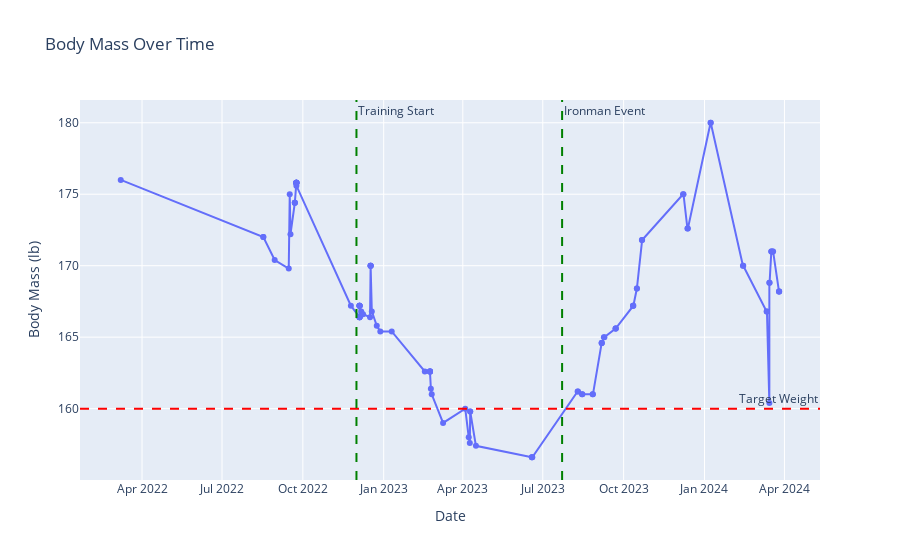
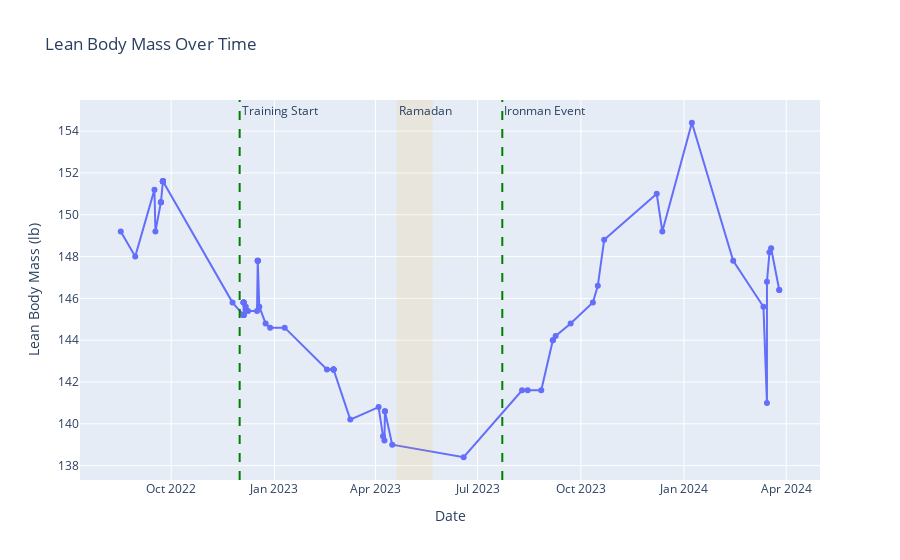
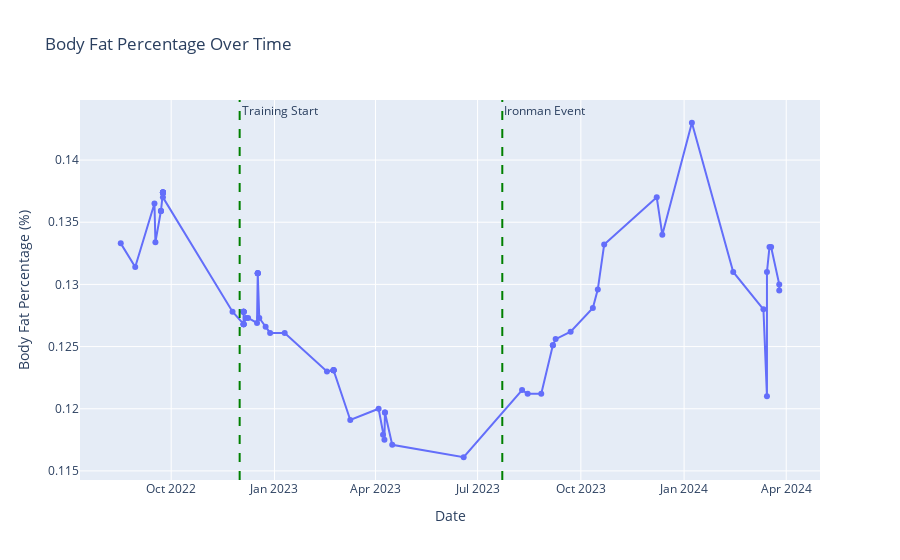
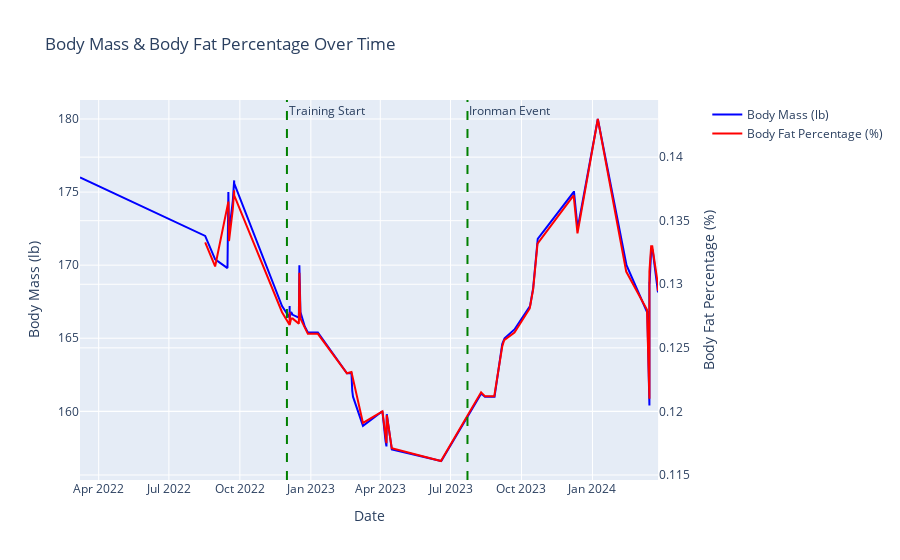

Write notebook code for charts like these, in order.
### Markdown cell above
Below is a graph over 1.5 years of my bodyfat percentage, as recorded by the Renpho scale and adjacent mobile app - what we're seeing in the first half is a solid effort to get into the best shape I possibly could for the race - what we see in the second half of the graph is a solid effort to undo all of that work. 

For context we can look at my actual bodyweight as later on we'll start talking about power efforts on the bike which involve some simple maths using weight in kg.

Now looking at the lean body mass I can assuredly say I did lose muscle during this effort but that was to be expected - While I did try and maintain strength training sessions throughout the week I found it difficult to keep the weight the same as body weight dropped - brightside was that pull ups go easier over time.

### Code cell
import os
import pandas as pd
import plotly.express as px
import plotly.graph_objects as go
from plotly.subplots import make_subplots

# Load data paths
base_path = '/Users/ngirmay/Documents/GitHub/ironman_retrospective/apple_health/health_data_exported/'
body_mass_file = os.path.join(base_path, 'HKQuantityTypeIdentifierBodyMass_2024-04-99_18-30-56_SimpleHealthExportCSV.csv')
lean_body_mass_file = os.path.join(base_path, 'HKQuantityTypeIdentifierLeanBodyMass_2024-04-99_18-30-56_SimpleHealthExportCSV.csv')
body_fat_file = os.path.join(base_path, 'HKQuantityTypeIdentifierBodyFatPercentage_2024-04-99_18-30-56_SimpleHealthExportCSV.csv')

# Load Body Mass Data
df_body_mass = pd.read_csv(body_mass_file, sep=',', skiprows=1)
df_body_mass['date'] = pd.to_datetime(df_body_mass['startDate'])
df_body_mass_clean = df_body_mass[['date', 'value']].copy()
df_body_mass_clean.rename(columns={'value': 'Body Mass (lb)'}, inplace=True)

# Load Lean Body Mass Data
df_lean_body_mass = pd.read_csv(lean_body_mass_file, sep=',', skiprows=1)
df_lean_body_mass['date'] = pd.to_datetime(df_lean_body_mass['startDate'])
df_lean_body_mass_clean = df_lean_body_mass[['date', 'value']].copy()
df_lean_body_mass_clean.rename(columns={'value': 'Lean Body Mass (lb)'}, inplace=True)

# Load Body Fat Percentage Data
df_body_fat = pd.read_csv(body_fat_file, sep=',', skiprows=1)
df_body_fat['date'] = pd.to_datetime(df_body_fat['startDate'])
df_body_fat_clean = df_body_fat[['date', 'value']].copy()
df_body_fat_clean.rename(columns={'value': 'Body Fat Percentage (%)'}, inplace=True)

# Define important dates
training_start_date = pd.to_datetime("2022-12-01")
ironman_event_date = pd.to_datetime("2023-07-23")

# Function to add vertical lines for important events
def add_event_lines(fig):
    fig.add_vline(x=training_start_date.timestamp() * 1000, line_dash="dash", line_color="green", annotation_text="Training Start")
    fig.add_vline(x=ironman_event_date.timestamp() * 1000, line_dash="dash", line_color="green", annotation_text="Ironman Event")

### 1. Body Mass Over Time ###
fig_body_mass = px.line(df_body_mass_clean, x='date', y='Body Mass (lb)', title='Body Mass Over Time')
fig_body_mass.add_traces(px.scatter(df_body_mass_clean, x='date', y='Body Mass (lb)').data)
fig_body_mass.add_hline(y=160, line_dash="dash", line_color="red", annotation_text="Target Weight")
add_event_lines(fig_body_mass)
fig_body_mass.update_xaxes(title_text="Date")

### 2. Lean Body Mass Over Time ###
fig_lean_body_mass = px.line(df_lean_body_mass_clean, x='date', y='Lean Body Mass (lb)', title='Lean Body Mass Over Time')
fig_lean_body_mass.add_traces(px.scatter(df_lean_body_mass_clean, x='date', y='Lean Body Mass (lb)').data)
add_event_lines(fig_lean_body_mass)
fig_lean_body_mass.update_xaxes(title_text="Date")

# Add vertical rectangle on Lean Body Mass graph for Ramadan 
fig_lean_body_mass.add_vrect(
    x0=pd.to_datetime("2023-05-22").timestamp() * 1000,
    x1=pd.to_datetime("2023-04-20").timestamp() * 1000,
    fillcolor="orange", opacity=0.1, line_width=0,
    annotation_text="Ramadan", annotation_position="top left"
)

### 3. Body Fat Percentage Over Time ###
fig_body_fat = px.line(df_body_fat_clean, x='date', y='Body Fat Percentage (%)', title='Body Fat Percentage Over Time')
fig_body_fat.add_traces(px.scatter(df_body_fat_clean, x='date', y='Body Fat Percentage (%)').data)
add_event_lines(fig_body_fat)
fig_body_fat.update_xaxes(title_text="Date")

### 4. Comparison of Body Mass and Body Fat ###
fig_compare = make_subplots(specs=[[{"secondary_y": True}]])
fig_compare.add_trace(go.Scatter(x=df_body_mass_clean['date'], y=df_body_mass_clean['Body Mass (lb)'],
                                 name="Body Mass (lb)", line=dict(color='blue')), secondary_y=False)
fig_compare.add_trace(go.Scatter(x=df_body_fat_clean['date'], y=df_body_fat_clean['Body Fat Percentage (%)'],
                                 name="Body Fat Percentage (%)", line=dict(color='red')), secondary_y=True)

fig_compare.update_layout(title_text="Body Mass & Body Fat Percentage Over Time")
fig_compare.update_xaxes(title_text="Date")
fig_compare.update_yaxes(title_text="Body Mass (lb)", secondary_y=False)
fig_compare.update_yaxes(title_text="Body Fat Percentage (%)", secondary_y=True)
add_event_lines(fig_compare)

### Display all plots ###
fig_body_mass.show()
fig_lean_body_mass.show()
fig_body_fat.show()
fig_compare.show()
